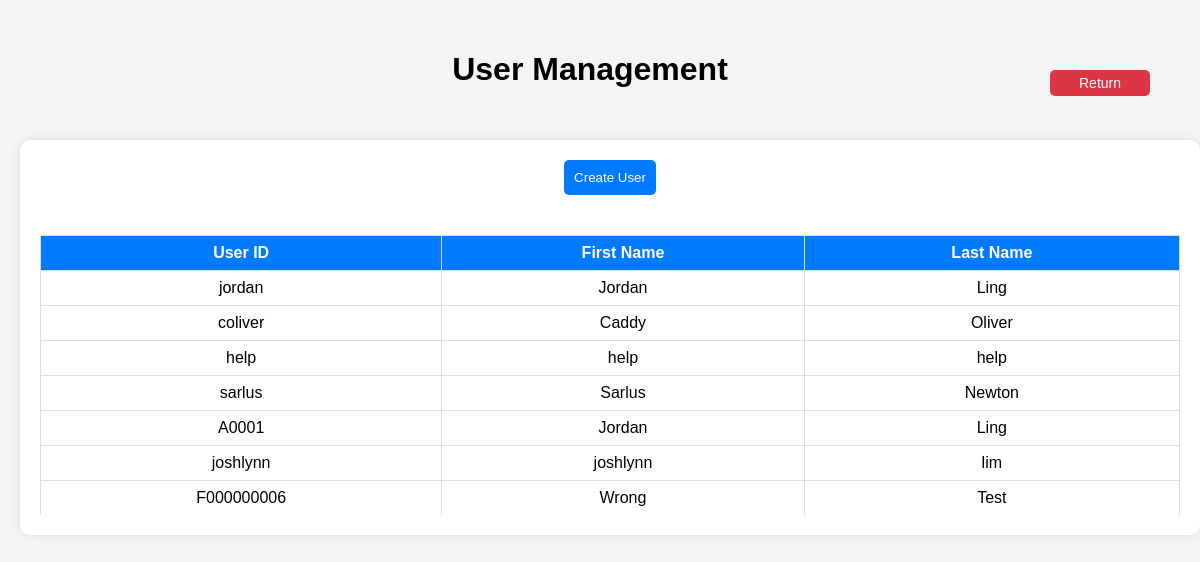
/user_management/, run on the app's committed database.
### Login/models.py (models this page shows, shortened)
class User(AbstractBaseUser, PermissionsMixin):
    userid = models.CharField(max_length=200, primary_key=True, null=False)
    password = models.CharField(max_length=128, null=False)
    first_name = models.CharField(max_length=30, null=False)
    last_name = models.CharField(max_length=30, null=False)
    is_active = models.BooleanField(default=True)
    is_staff = models.BooleanField(default=False)
    is_superuser = models.BooleanField(default=False)
    last_login = models.DateTimeField(auto_now=True)
    REQUIRED_FIELDS = ['password', 'first_name', 'last_name']
    USERNAME_FIELD = 'userid'
    objects = MyUserManager()

### user_management/views.py (the view)
# urls.py: path('', views.user_management_view, name='user_management'),
def user_management_view(request):
    users = User.objects.all()
    return render(request, "user_management/user_management_page.html", {"users" : users})

### user_management/templates/user_management/user_management_page.html (shortened to what this page needs)
<!DOCTYPE html>
<html lang="en">
<head>
</head>
<body>
    <div class="top-section">
        <h1>User Management</h1>
        <div>
            <button class="return" onclick="window.location.href='{% url 'home' %}'">Return</button>
        </div>
    </div>
    <div class="container">
        <div class="button-container">
            <button onclick="window.location.href='{% url 'create_user_page' %}'">Create User</button>
        </div>
        <div class="scroll-container">
            <table>
                <thead>
                    <tr>
                        <th>User ID</th>
                        <th>First Name</th>
                        <th>Last Name</th>
                    </tr>
                </thead>
                <tbody>
                    {% for user in users %}
                    <tr {% if user.userid %} onclick="window.location.href='{% url 'edit_user_page' user.userid %}'" {% endif %} style="cursor: pointer;">
                        <td>{{ user.userid }}</td>
                        <td>{{ user.first_name }}</td>
                        <td>{{ user.last_name }}</td>
                    </tr>
                    {% empty %}
                    <tr>
                        <td colspan="3">No users found.</td>
                    </tr>
                    {% endfor %}
                </tbody>
            </table>
        </div>
    </div>
</body>
</html>

### user_management/templates/user_management/user_management_page.html (style rules this page uses)
body { width: 95%; height: 95%; font-family: Arial, sans-serif; margin: 0; padding: 20px; background-color: #f4f4f4; }
.top-section { display: flex; justify-content: center; align-items: center; padding: 10px; position: relative; }
.top-section .return { position: absolute; right: 10px; }
.return { background-color: #dc3545; color: white; border: none; border-radius: 5px; padding: 5px 10px; cursor: pointer; font-size: 14px; width: 100px; }
.container { background: white; padding: 20px; border-radius: 10px; box-shadow: 0px 0px 10px rgba(0, 0, 0, 0.1); text-align: center; width: 100%; margin-top: 20px; }
.button-container { display: flex; justify-content: center; gap: 10px; }
.button-container button { white-space: nowrap; }
button { padding: 10px; background-color: #007BFF; color: white; border: none; border-radius: 5px; cursor: pointer; }
.scroll-container { max-height: 300px; overflow-y: auto; border; margin-top: 20px; }
table { width: 100%; border-collapse: collapse; margin-top: 20px; }
th, td { border: 1px solid #ddd; padding: 8px; text-align: center; }
th { background-color: #007BFF; color: white; }

### data on the page
User: userid "jordan", first_name "Jordan", last_name "Ling"
User: userid "coliver", first_name "Caddy", last_name "Oliver"
User: userid "help", first_name "help", last_name "help"
User: userid "sarlus", first_name "Sarlus", last_name "Newton"
User: userid "A0001", first_name "Jordan", last_name "Ling"
User: userid "joshlynn", first_name "joshlynn", last_name "lim"
User: userid "F000000006", first_name "Wrong", last_name "Test"
